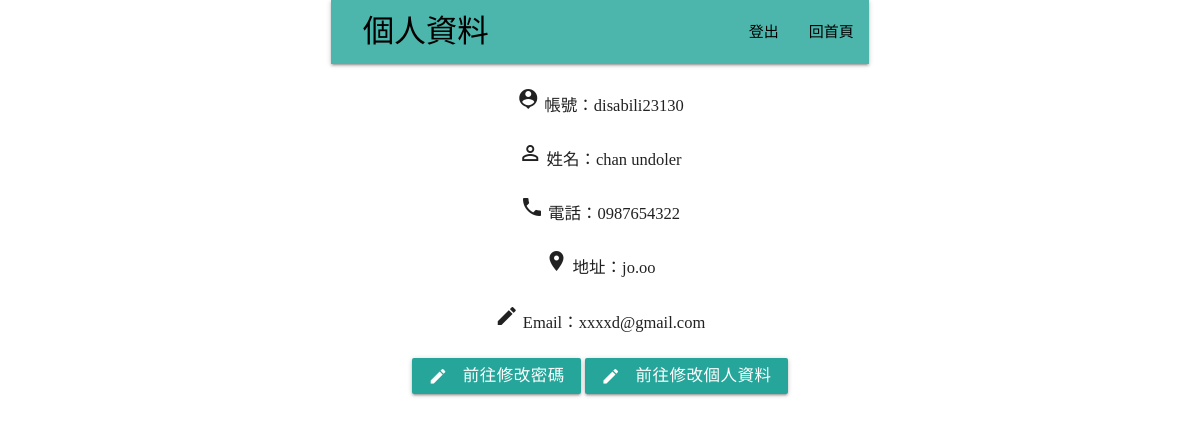
The page /myfile.php (signed in) on the database its author committed.
### tables this page shows
CREATE TABLE `user` (
  `user_id` int(10) NOT NULL,
  `user_account` varchar(40) NOT NULL,
  `user_pwd` varchar(40) NOT NULL,
  `user_name` varchar(40) NOT NULL,
  `user_phone` varchar(10) NOT NULL,
  `user_address` varchar(40) NOT NULL,
  `user_authority` int(3) NOT NULL,
  `user_email` varchar(40) NOT NULL
);

### myfile.php (the view, shortened to what this page needs)
<?php session_start();
if(isset($_SESSION["uAcc"])){
?>
<html>
	<head>
		<link href="materialize/css/materialize.min.css" rel="stylesheet">
		<link type="text/css" rel="stylesheet" href="materialize/css/materialize.min.css"  media="screen,projection"/>
		<link rel="stylesheet" href="path/to/font-awesome/css/font-awesome.min.css">
	</head>
<body>
	 	<div class="container">
	        <div class="row">
			<div class="col s12 m4 l2"><p></p></div>
	          <div class="col s12 m4 l8">
	             <nav>
	              <div class="nav-wrapper teal lighten-2 hoverable">
	                <a  href="articlelist.php" class="brand-logo"><span style="font-family:Microsoft JhengHei;"><font color="black"><center>　個人資料</center></font></span></a>
	                <ul id="nav-mobile" class="right hide-on-med-and-down">
	                  <li><a href="logout.php"><span style="font-family:Microsoft JhengHei;"><font color="black">登出</font></span></a></li>
	                  <li><a href="login.php"><span style="font-family:Microsoft JhengHei;"><font color="black">回首頁</font></span></a></li>
	                </ul>
	              </div>
	            </nav>
<?php
include('include.php');
$read2="SELECT * FROM user WHERE user_account='$_SESSION[uAcc]'";
$readresult2=mysqli_query($link,$read2);
$result2=mysqli_fetch_array($readresult2);
echo "<center><i class='material-icons'>person_pin</i><span style='font-family:Microsoft JhengHei;font-size:1.1rem'> 帳號：".$result2[1]."</span></center><br/>";
echo "<center><i class='material-icons'>perm_identity</i><span style='font-family:Microsoft JhengHei;font-size:1.1rem'> 姓名：".$result2[3]."</span></center><br/>";
echo "<center><i class='material-icons'>phone</i><span style='font-family:Microsoft JhengHei;font-size:1.1rem'> 電話：".$result2[4]."</span></center><br/>";
echo "<center><i class='material-icons'>location_on</i><span style='font-family:Microsoft JhengHei;font-size:1.1rem'> 地址：".$result2[5]."</span></center><br/>";
echo "<center><i class='material-icons'>mode_edit</i><span style='font-family:Microsoft JhengHei;font-size:1.1rem'> Email：".$result2[7]."</span></center><br/>";
?>
<center>
<a href="editpwd.php" class="waves-effect waves-light btn"><i class="material-icons left">mode_edit</i><span style='font-family:Microsoft JhengHei;font-size:1.1rem'>前往修改密碼</span></a>
<a href="useredit.php" class="waves-effect waves-light btn"><i class="material-icons left">mode_edit</i><span style='font-family:Microsoft JhengHei;font-size:1.1rem'>前往修改個人資料</span></a>
</center>
</div>
</div>
</div>
</body>
</html>
<?php
}
else
{
    echo "<script>alert('請先登入，按【確認】鍵後前往登入頁面')</script>";
	header('refresh:1; url="login.php"');
}
?>

### rows shown on the page
user: user_account "disabili23130", user_name "chan undoler", user_phone "0987654322", user_address "jo.oo", user_email "xxxxd@gmail.com"
